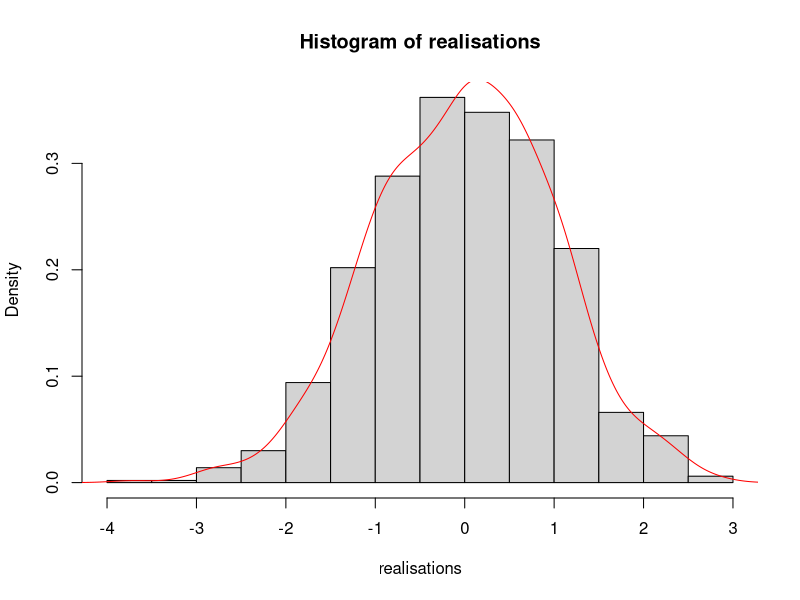
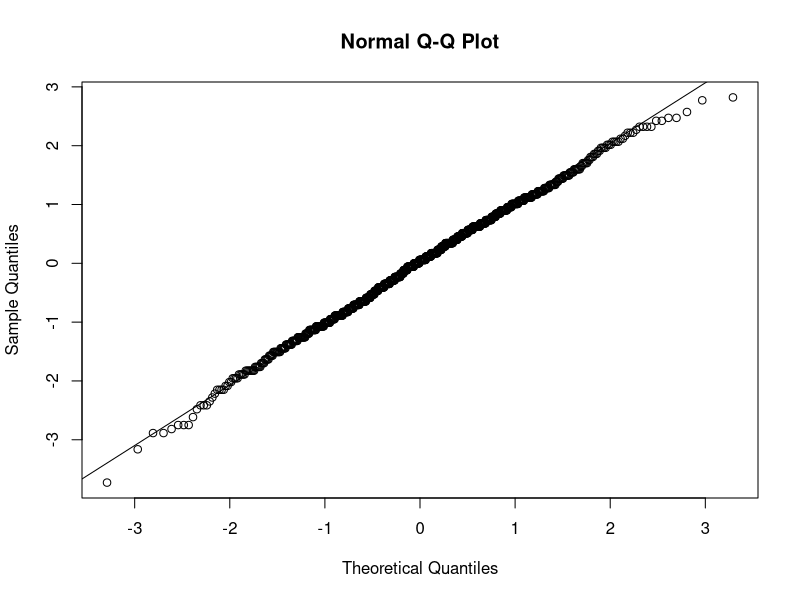
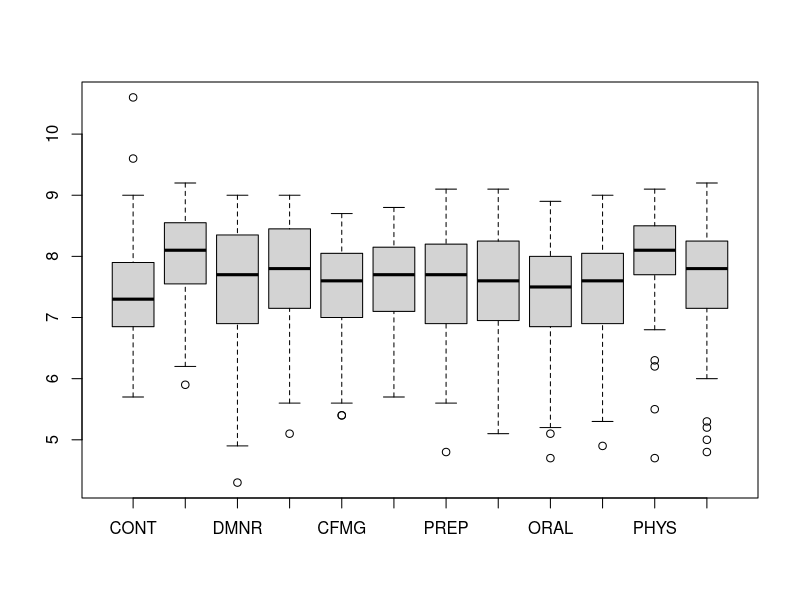
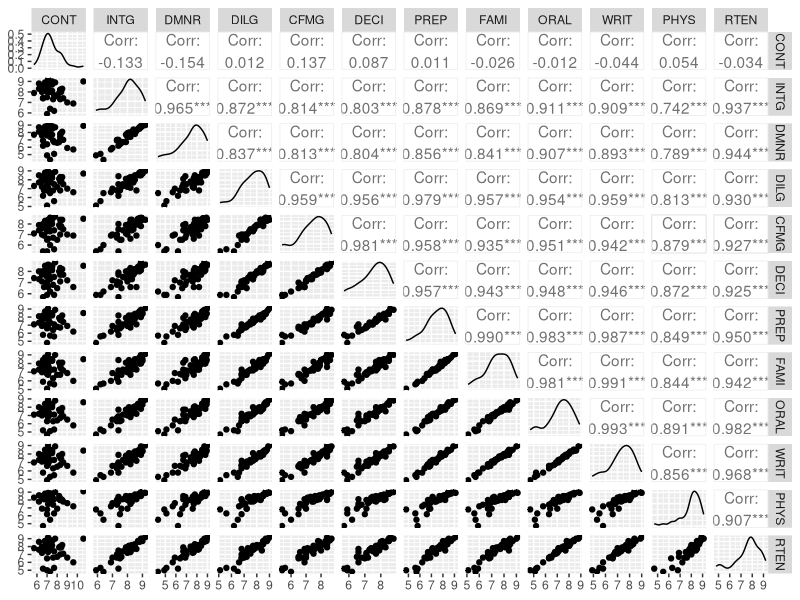
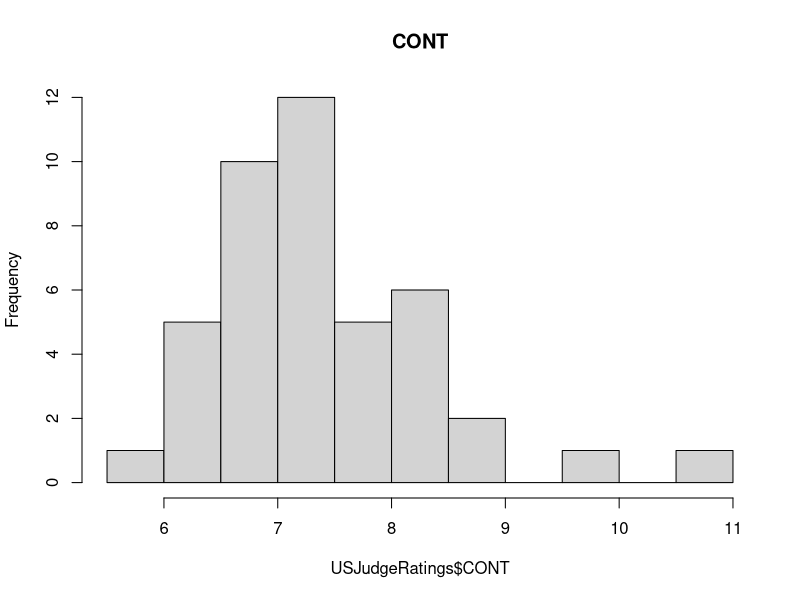
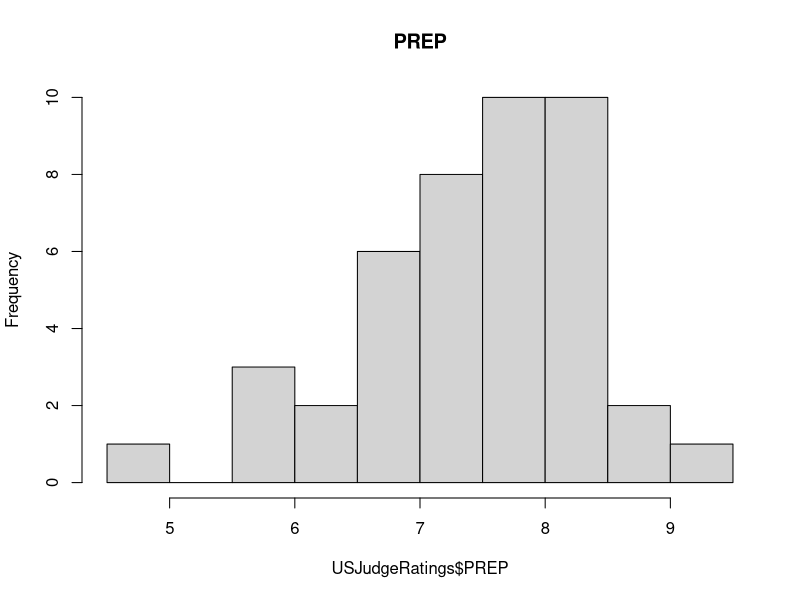
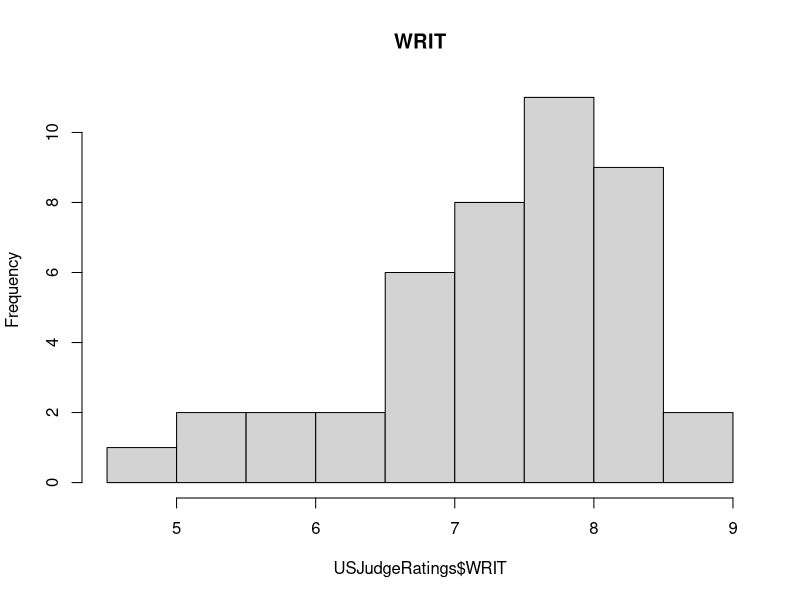
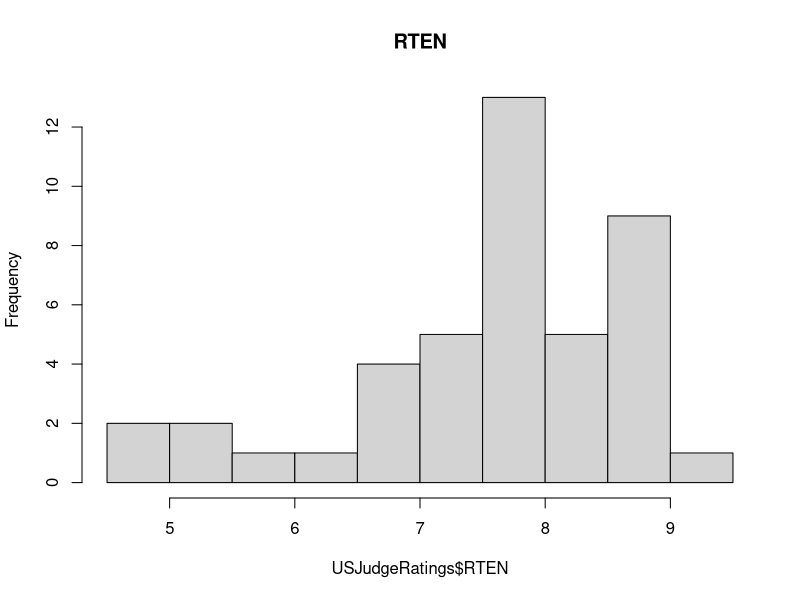

Recreate these plots in R, in order.
## ---- chunk 1
knitr::opts_chunk$set(echo = TRUE)
## ---- chunk 2
estim <- function(x, theta){
  n <- length(x)
  est <- sqrt(n) * (mean(x) - theta) / sqrt(mean(x))
  return(est)}
## ---- chunk 3
set.seed(42)
Nattempts = 1e3
nsample = 100
theta = 3

samples <- lapply(1:Nattempts, function(i) rpois(nsample, theta))
realisations <- sapply(samples, function(x) estim(x, theta))

hist(realisations, probability = TRUE)
d = density(realisations, kernel='gaussian')
lines(d, col = 'red')
## ---- chunk 4
qqnorm(realisations)
qqline(realisations)
## ---- chunk 5
data(USJudgeRatings)
## ---- chunk 6
str(USJudgeRatings)
## ---- chunk 7
dim(USJudgeRatings)
## ---- chunk 8
library(knitr)
library(kableExtra)
kable(USJudgeRatings, 'latex', caption = "Ratings of US judges", booktabs = T) %>%
  kable_styling(latex_options = "striped", font_size = 6.5)
## ---- chunk 9
colnames(USJudgeRatings)
## ---- chunk 10
summary(USJudgeRatings)
## ---- chunk 11
sum(is.na(USJudgeRatings))
## ---- chunk 12
Outvals = boxplot(USJudgeRatings)
## ---- chunk 13
max(USJudgeRatings$CONT)
rownames(USJudgeRatings)[which.max(USJudgeRatings$CONT)]
## ---- chunk 14
min(USJudgeRatings$RTEN)
rownames(USJudgeRatings)[which.min(USJudgeRatings$RTEN)]
## ---- chunk 15
max(USJudgeRatings$RTEN)
rownames(USJudgeRatings)[which.max(USJudgeRatings$RTEN)]
## ---- chunk 16
library(ggplot2)
library(dplyr)
library(GGally)
ggpairs(USJudgeRatings)
## ---- chunk 17
hist(USJudgeRatings$CONT, main="CONT")
## ---- chunk 18
hist(USJudgeRatings$PREP, main="PREP" )
## ---- chunk 19
hist(USJudgeRatings$WRIT, main="WRIT")
## ---- chunk 20
hist(USJudgeRatings$RTEN, main="RTEN")
## ---- chunk 21
round(var(USJudgeRatings), 2)
## ---- chunk 22
round(sqrt(diag(var(USJudgeRatings))),2)
print('The smallest standard deviation is: ')
min(round(sqrt(diag(var(USJudgeRatings))),2))
print('The largest standard deviation is: ')
max(round(sqrt(diag(var(USJudgeRatings))),2))
## ---- chunk 23
round(cor(USJudgeRatings),2)
## ---- chunk 24
library(corrplot)
corrplot(cor(USJudgeRatings))
## ---- chunk 25
pairs(USJudgeRatings)
## ---- chunk 26
par(mfrow=c(1,2))
hist(USJudgeRatings$CONT, probability= TRUE, main="Histogram of CONT", xlab="CONT")
d = density(USJudgeRatings$CONT, kernel = 'c', bw = 0.3)
lines(d, col="red")

hist(USJudgeRatings$RTEN, probability= TRUE, main="Histogram of RTEN" , xlab="RTEN")
d = density(USJudgeRatings$RTEN, kernel = 'o', bw = 0.3)
lines(d, col="red")
## ---- chunk 27
par(mfrow=c(1,2))
plot(ecdf(USJudgeRatings$CONT), verticals = TRUE, do.points = FALSE, main = "ECDF CONT")
plot(ecdf(USJudgeRatings$RTEN), verticals = TRUE, do.points = FALSE, main = "ECDF RTEN")
## ---- chunk 28
qqnorm(USJudgeRatings$RTEN)
qqline(USJudgeRatings$RTEN)
## ---- chunk 29
library(e1071)
kurtosis(USJudgeRatings$RTEN)
skewness(USJudgeRatings$RTEN)
